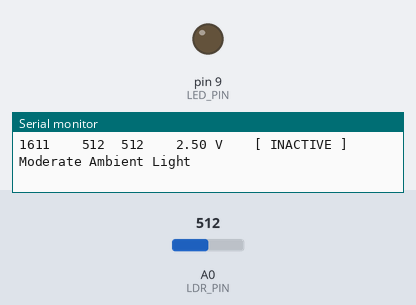
This sketch was run on a simulated Arduino Uno, built with avr-gcc and run on an emulated ATmega328P. Parts: output pins drawn as LEDs (lit = HIGH), the last lines printed to the serial monitor. The inputs (shaded band) are chosen by the test bench; at power-on: A0 (LDR_PIN) = 512.

Above: at 1.8 s.
1.9 s: A0 (LDR_PIN) set to 413
4.1 s: A0 (LDR_PIN) set to 392
At 5.0 s:
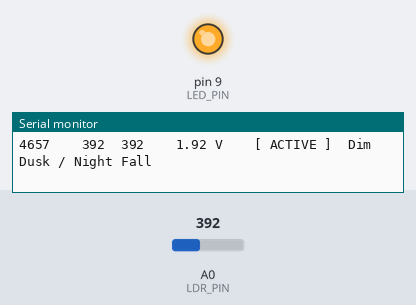
5.7 s: A0 (LDR_PIN) set to 481
8.1 s: A0 (LDR_PIN) set to 518
At 9.4 s:
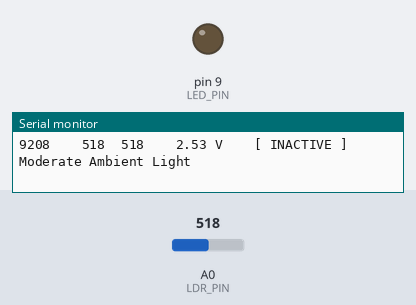
9.7 s: A0 (LDR_PIN) set to 390
At 11.2 s:
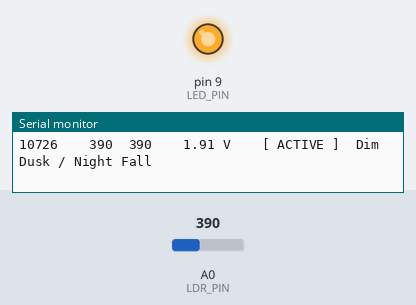
Timing chart, 0 to 12.3 s (numbered marks = the images above; inputs shaded):
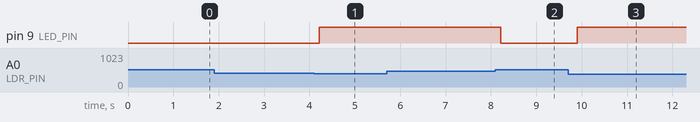

Measured:
- the behaviour switches between 401 and 400 on A0 (LDR_PIN) (found by bisection; images 0 and 1)
- the behaviour switches between 499 and 500 on A0 (LDR_PIN) (found by bisection; images 1 and 2)
- after the input at 4.1 s, pin 9 (LED_PIN): LOW → HIGH after 0.11 s
- after the input at 8.1 s, pin 9 (LED_PIN): HIGH → LOW after 0.12 s
- after the input at 9.7 s, pin 9 (LED_PIN): LOW → HIGH after 0.20 s

The sketch:

Automatic_Night_Light.ino
```cpp
/*
 * =====================================================================================
 * Project: Automatic Night Light System (Smart Ambient Light-Adaptive Luminaire)
 * Course: Internet of Things (IoT) Laboratory
 * Hardware Platform: Arduino UNO R3 (ATmega328P MCU)
 *
 * Pin Connections:
 *   - LDR Terminal 1      -> +5V Rail
 *   - LDR Terminal 2      -> Analog Pin A0 AND 10k Ohm Resistor Terminal 1
 *   - 10k Ohm Terminal 2  -> GND (Voltage Divider Pull-Down Configuration)
 *   - LED Anode (+)       -> Digital Pin D9 (via 220 Ohm Current-Limiting Resistor)
 *   - LED Cathode (-)     -> GND Rail
 *
 * Baud Rate: 9600 bps
 * =====================================================================================
 */

// Hardware Pin Assignments
const int LDR_PIN = A0;      // Analog input pin connected to LDR voltage divider node
const int LED_PIN = 9;       // Digital output pin connected to 5mm LED via 220 Ohm resistor

// Dual-Threshold Hysteresis Parameters (to prevent rapid switching / chattering at dusk)
const int THRESHOLD_DARK  = 400;  // ADC <= 400 (V_out <= 1.95V) -> Insufficient light, Turn ON LED
const int THRESHOLD_LIGHT = 500;  // ADC >= 500 (V_out >= 2.44V) -> Sufficient ambient light, Turn OFF LED

// Filtering & Timing Constants
const int FILTER_SAMPLES = 10;            // Number of rolling ADC samples for noise smoothing
const unsigned long TELEMETRY_INTERVAL = 500; // Serial reporting interval in milliseconds

// State Variables
int adcBuffer[FILTER_SAMPLES];            // Circular buffer for ADC moving average filter
int bufferIndex = 0;                      // Current buffer insertion pointer
long runningSum = 0;                      // Running sum of ADC samples for fast averaging
bool isBufferFilled = false;              // Flag to indicate buffer prime status
bool ledState = false;                    // Current luminaire actuator state (false = OFF, true = ON)
unsigned long lastTelemetryTime = 0;      // Non-blocking timestamp tracker

void setup() {
  // Initialize GPIO directions
  pinMode(LED_PIN, OUTPUT);
  digitalWrite(LED_PIN, LOW); // Start with luminaire extinguished

  // Initialize UART Serial Interface at 9600 bps (Standard Arduino Uno R3 HardwareSerial)
  Serial.begin(9600);

  // Prime the moving average filter with initial readings
  for (int i = 0; i < FILTER_SAMPLES; i++) {
    adcBuffer[i] = analogRead(LDR_PIN);
    runningSum += adcBuffer[i];
    delay(10);
  }
  isBufferFilled = true;

  // Print System Initialization Banner
  Serial.println(F("======================================================================"));
  Serial.println(F("  AUTOMATIC NIGHT LIGHT SYSTEM - FIRMWARE INITIALIZED (v1.0)"));
  Serial.println(F("  Department of Computer Science & Engineering / IoT Laboratory"));
  Serial.println(F("======================================================================"));
  Serial.println(F("Config: LDR on Pin A0 (10k Pull-Down) | LED on Pin D9 (220 Ohm Limiter)"));
  Serial.println(F("Hysteresis Window: ON Threshold <= 400 | OFF Threshold >= 500"));
  Serial.println(F("Time(ms)\tRaw ADC\tFiltered ADC\tVoltage(V)\tLuminaire\tAmbient Status"));
  Serial.println(F("----------------------------------------------------------------------"));
}

void loop() {
  // Step 1: Read instant analog voltage from LDR voltage divider
  int rawADC = analogRead(LDR_PIN);

  // Step 2: Update circular moving average filter to reject 50Hz/60Hz optical noise
  runningSum -= adcBuffer[bufferIndex];
  adcBuffer[bufferIndex] = rawADC;
  runningSum += rawADC;
  bufferIndex = (bufferIndex + 1) % FILTER_SAMPLES;

  int filteredADC = runningSum / FILTER_SAMPLES;

  // Step 3: Compute theoretical voltage at node A0 (Vref = 5.00V, 10-bit ADC = 1024 steps)
  float nodeVoltage = (filteredADC * 5.0) / 1023.0;

  // Step 4: Evaluate Hysteresis Comparator Logic
  if (filteredADC <= THRESHOLD_DARK) {
    ledState = true;
    digitalWrite(LED_PIN, HIGH); // Turn ON luminaire
  } else if (filteredADC >= THRESHOLD_LIGHT) {
    ledState = false;
    digitalWrite(LED_PIN, LOW);  // Turn OFF luminaire
  }
  // If THRESHOLD_DARK < filteredADC < THRESHOLD_LIGHT, maintain previous ledState (Deadband)

  // Step 5: Non-blocking Serial Telemetry Logging
  unsigned long currentMillis = millis();
  if (currentMillis - lastTelemetryTime >= TELEMETRY_INTERVAL) {
    lastTelemetryTime = currentMillis;

    Serial.print(currentMillis);
    Serial.print(F("\t\t"));
    Serial.print(rawADC);
    Serial.print(F("\t"));
    Serial.print(filteredADC);
    Serial.print(F("\t\t"));
    Serial.print(nodeVoltage, 2);
    Serial.print(F(" V\t\t"));

    if (ledState) {
      Serial.print(F("[ ACTIVE ]\t"));
    } else {
      Serial.print(F("[ INACTIVE ]\t"));
    }

    // Ambient Lighting Classification
    if (filteredADC > 800) {
      Serial.println(F("Bright Sunlight / Direct Beam"));
    } else if (filteredADC > 600) {
      Serial.println(F("Well-Lit Room / Fluorescent Light"));
    } else if (filteredADC > 500) {
      Serial.println(F("Moderate Ambient Light"));
    } else if (filteredADC > 400) {
      Serial.println(F("Twilight / Hysteresis Deadband"));
    } else if (filteredADC > 200) {
      Serial.println(F("Dim Dusk / Night Fall"));
    } else {
      Serial.println(F("Complete Darkness"));
    }
  }

  delay(20); // Small cycle pacing
}
```
